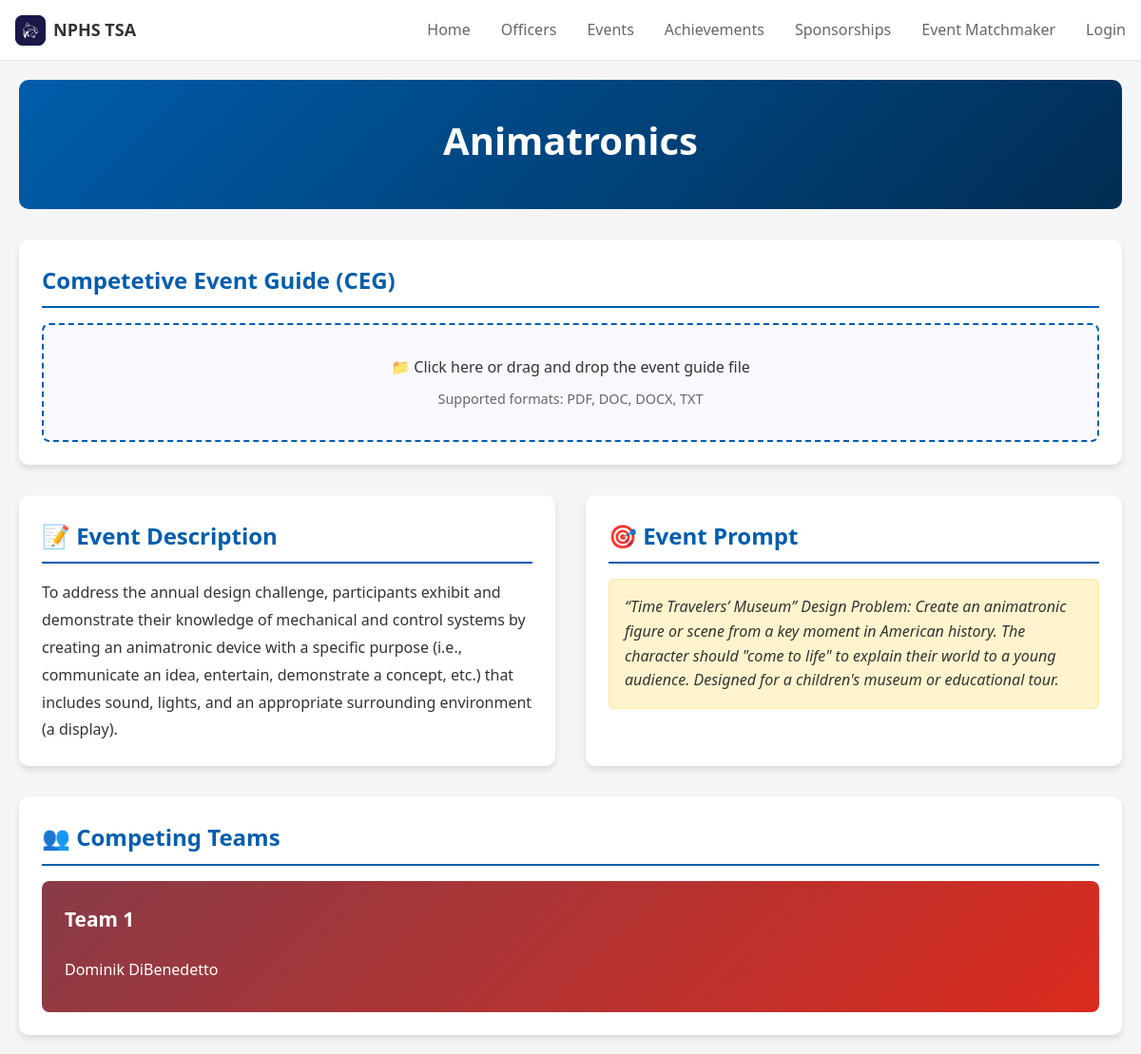
/events/event/2/, run on the app's committed database.
### events/models.py (models this page shows, shortened)
class Event(models.Model):
    name = models.CharField(max_length=35)
    desc = models.TextField()
    prompt = models.CharField(max_length=200, blank=True, null=True)
    CEG = models.FileField(blank=True, null=True)
    competitors = models.JSONField(blank=True, null=True)
    captain = models.CharField(max_length=35, blank=True, null=True)

### events/views.py (the view)
# urls.py: path("event/<int:event_id>/", views.view_event, name="event"),
def view_event(request, event_id):
    event = get_object_or_404(Event, pk=event_id)
    competitors = event.competitors
    try:
        competitors = json.loads(competitors)
    except:
        pass
    return render(request, "events/event.html", {"Event": event, "Teams": competitors})

### authentication/templatetags/is_officer.py (called while the page is built)
@register.filter(name='is_officer')
def is_officer(user):
    return user.groups.filter(name="Officer").exists()

### coresite/templatetags/mycomponents.py (called while the page is built)
@register.inclusion_tag('components/navbar.html', takes_context=True)
def navbar(context, active_navbar_link, active_sidebar_link):
    user = context['request'].user
    return {
        'user': user,
        'is_authenticated': user.is_authenticated,
        'active_navbar_link': active_navbar_link,
        'active_sidebar_link': active_sidebar_link
    }

### events/templates/events/event.html (shortened to what this page needs)
<!DOCTYPE html>
<html lang="en">
<head>
    {% load static %}
    <link rel="stylesheet" href="{% static 'css/styles.css' %}">
    <link rel="stylesheet" href="{% static 'css/event.css' %}">
</head>
<body>
    {% load mycomponents %}
    {% navbar "Events" "none" %}
    {% load is_officer %}
    <div class="container">
        <header class="header">
            <h1 class="event-title">{{ Event.name }}</h1>
        </header>
        <div class="content-grid">
            <div class="card event-guide">
                <h2 class="card-title">Competetive Event Guide (CEG)</h2>
                {% if not Event.CEG %}
                <div class="file-upload-area" id="fileUploadArea">
                    <p>📁 Click here or drag and drop the event guide file</p>
                    <p style="font-size: 0.9rem; color: #666; margin-top: 0.5rem;">Supported formats: PDF, DOC, DOCX, TXT</p>
                </div>
                {% else %}
                <iframe src="{% url 'view_ceg' Event.id %}" width="100%" height="200px"></iframe>
                <a href="{{ Event.CEG.url}}" download>{{ Event.CEG.name|slice:"CEG/" }} (Download)</a>
                {% endif %}
            </div>
            <div class="card">
                <h2 class="card-title">📝 Event Description</h2>
                <div class="event-description">
                    <p>
                        {{ Event.desc }}
                    </p>
                </div>
            </div>
            <div class="card">
                <h2 class="card-title">🎯 Event Prompt</h2>
                <div class="event-prompt">
                    {{ Event.prompt }}
                </div>
            </div>
        </div>
        <div class="card teams-section">
            <h2 class="card-title">👥 Competing Teams</h2>
            <div class="teams-container">
                {% for team in Teams %}
                <div class="team-card">
                    <div class="team-name">Team {{ team.id }}</div>
                    <ul class="team-members">
                        {% for member in team.members %}
                        {% if not member == "" %}
                        <li class="team-member">
                            <span>{{ member }}</span>
                        </li>
                        {% endif %}
                        {% endfor %}
                    </ul>
                </div>
                {% endfor %}
            </div>
        </div>
    </div>
</body>
</html>

### static/css/styles.css (style rules this page uses)
:root { --tsa-navy-blue: #005DAB; --tsa-dark-navy-blue: #012D53; --tsa-dark-red: #893B47; --tsa-red: #DB2B1E; --background: #ffffff; --foreground: #012D53; --card: #ffffff; --card-foreground: #0f172a; --primary: #012D53; --primary-foreground: #ffffff; --secondary: #f1f5f9; --secondary-foreground: #0f172a; --muted: #f1f5f9; --muted-foreground: #45638d; --accent: #f1f5f9; --accent-foreground: #0f172a; --destructive: #ef4444; --destructive-foreground: #ffffff; --border: #2d4b6563; --input: #e2e8f0; --ring: var(); --ring: var(--tsa-navy-blue); --shadow-sm: 0 1px 2px 0 rgba(0, 0, 0, 0.05); --shadow: 0 1px 3px 0 rgba(0, 0, 0, 0.1), 0 1px 2px 0 rgba(0, 0, 0, 0.06); --shadow-md: 0 4px 6px -1px rgba(0, 0, 0, 0.1), 0 2px 4px -1px rgba(0, 0, 0, 0.06); --shadow-lg: 0 10px 15px -3px rgba(0, 0, 0, 0.1), 0 4px 6px -2px rgba(0, 0, 0, 0.05); --radius: 8px; }
* { margin: 0; padding: 0; box-sizing: border-box; }
body { font-family: "Inter", -apple-system, BlinkMacSystemFont, "Segoe UI", Roboto, Oxygen, Ubuntu, Cantarell, "Open Sans", "Helvetica Neue", sans-serif; color: var(--foreground); background: #eee; min-height: 100vh; max-height: fit-content; line-height: 1.5; }
.container { margin: 64px auto 0; }

### static/css/event.css (style rules this page uses)
* { margin: 0; padding: 0; box-sizing: border-box; }
body { font-family: 'Segoe UI', Tahoma, Geneva, Verdana, sans-serif; line-height: 1.6; color: #333; background-color: #f5f5f5; }
.container { max-width: 1200px; padding: 20px; }
.header { background: linear-gradient(135deg, var(--tsa-navy-blue) 0%, var(--tsa-dark-navy-blue) 100%); color: white; padding: 2rem; border-radius: 10px; margin-bottom: 2rem; text-align: center; }
.event-title { font-size: 2.5rem; margin-bottom: 0.5rem; font-weight: 700; }
.content-grid { display: grid; grid-template-columns: 1fr 1fr; gap: 2rem; margin-bottom: 2rem; }
.card { background: white; border-radius: 10px; padding: 1.5rem; box-shadow: 0 4px 6px rgba(0, 0, 0, 0.1); transition: transform 0.2s ease; }
.card-title { font-size: 1.5rem; margin-bottom: 1rem; color: var(--tsa-navy-blue); border-bottom: 2px solid var(--tsa-navy-blue); padding-bottom: 0.5rem; }
.event-guide { grid-column: 1 / -1; }
.file-upload-area { border: 2px dashed var(--tsa-navy-blue); border-radius: 8px; padding: 2rem; text-align: center; background-color: #f8f9ff; cursor: pointer; transition: all 0.3s ease; }
.teams-section { grid-column: 1 / -1; }
.teams-container { display: grid; grid-template-columns: repeat(auto-fit, minmax(300px, 1fr)); gap: 1rem; margin-top: 1rem; }
.team-card { background: linear-gradient(135deg, var(--tsa-dark-red) 0%, var(--tsa-red) 100%); color: white; border-radius: 8px; padding: 1.5rem; position: relative; }
.team-name { font-size: 1.3rem; font-weight: bold; margin-bottom: 1rem; }
.team-members { list-style: none; }
.team-member { padding: 0.5rem 0; border-bottom: 1px solid rgba(255, 255, 255, 0.2); display: flex; align-items: center; justify-content: space-between; }
.team-member:last-child { border-bottom: none; }
.event-description { line-height: 1.8; }
.event-prompt { background-color: #fff3cd; border: 1px solid #ffeaa7; border-radius: 5px; padding: 1rem; margin-top: 1rem; font-style: italic; }

### data on the page
Event: name "Animatronics", desc "To address the annual design challenge, participants exhibit and demonstrate their knowledge of mechanical and control systems by creating an animatronic device with a specific purpose (i.e., communicate an idea, entertain, demonstrate a concept, etc.) that includes sound, lights, and an appropriate surrounding environment (a display).", prompt "“Time Travelers’ Museum” Design Problem: Create an animatronic figure or scene from a key moment in American history. The character should \"come to life\" to explain their world to a young audience. Designed for a children's museum or educational tour."

### other printed values
{{ team.id }} "1"
{{ member }} "Dominik DiBenedetto"
